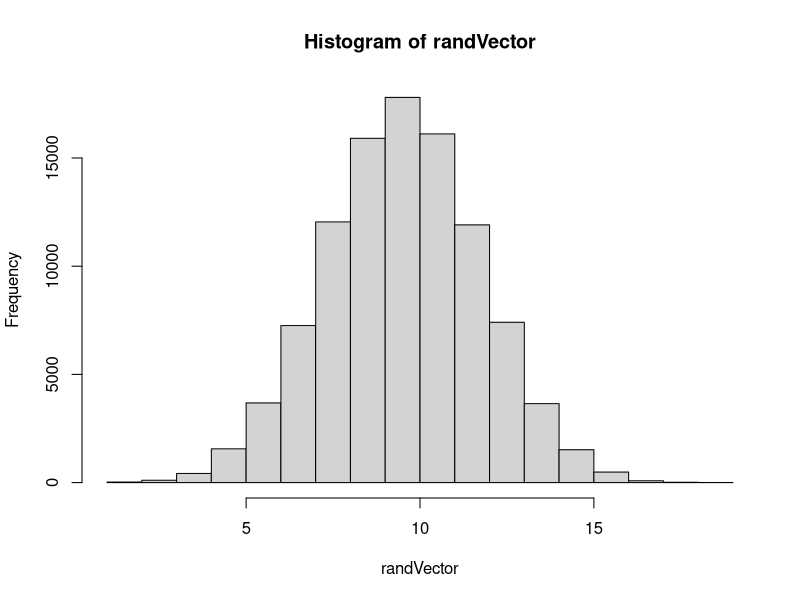
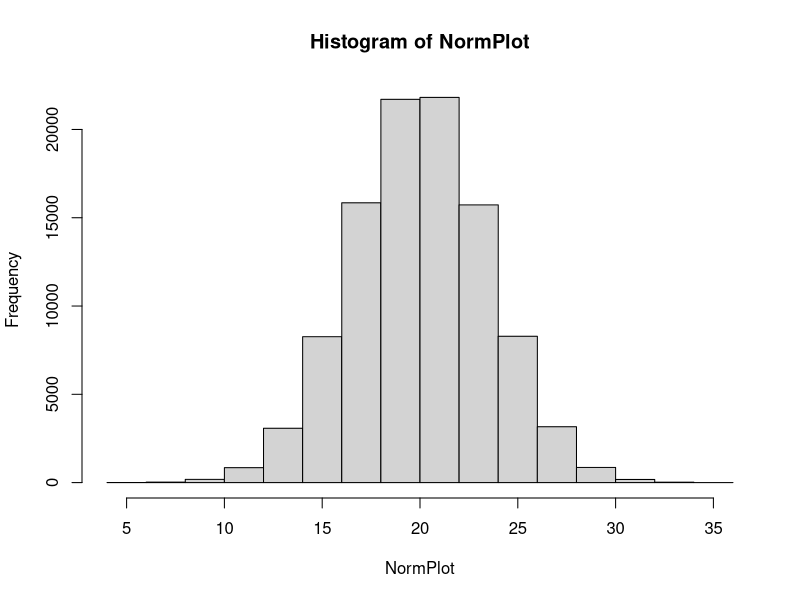
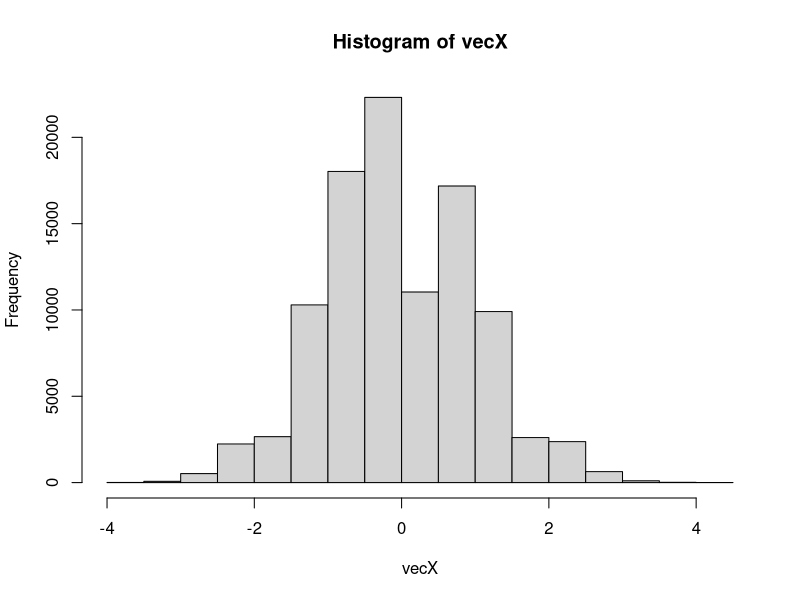

R code for these plots, in order:
## ---- chunk 1
knitr::opts_chunk$set(echo = TRUE)
library(tidyverse)
library(ggplot2)
library(knitr)

set.seed(7654321)
randBinom <- rbinom(100000, 20, .5)
randVector<-vector("numeric", 100000)
randVector = randBinom

## ---- chunk 2
hist(randVector)

## ---- chunk 3
rMean <- mean(randVector)
stdDev<-sd(randVector)
## ---- chunk 4
NormPlot= rnorm(100000, 20, sqrt(50 *0.4*(1-0.4)))
hist(NormPlot)
## ---- chunk 5
#set d
d=1/sqrt(50*0.4*(1-0.4))

#random variable 
X<-function(x){(x-50*0.4)/(sqrt(50*0.4*(1-0.4)))}

#filtering function to get what's equal to d
findD<-function(x){if (x == d) return(TRUE) else return(FALSE)}

#initialize the y's and the vector of x's applying the specified random variable function
vecY<-rbinom(100000, 50, 0.4)
vecX<-sapply(vecY, X)
frame<-data.frame(vecX)

dStruct<-Filter(findD, vecX)


hist(vecX)


## ---- chunk 6

## ---- chunk 7

